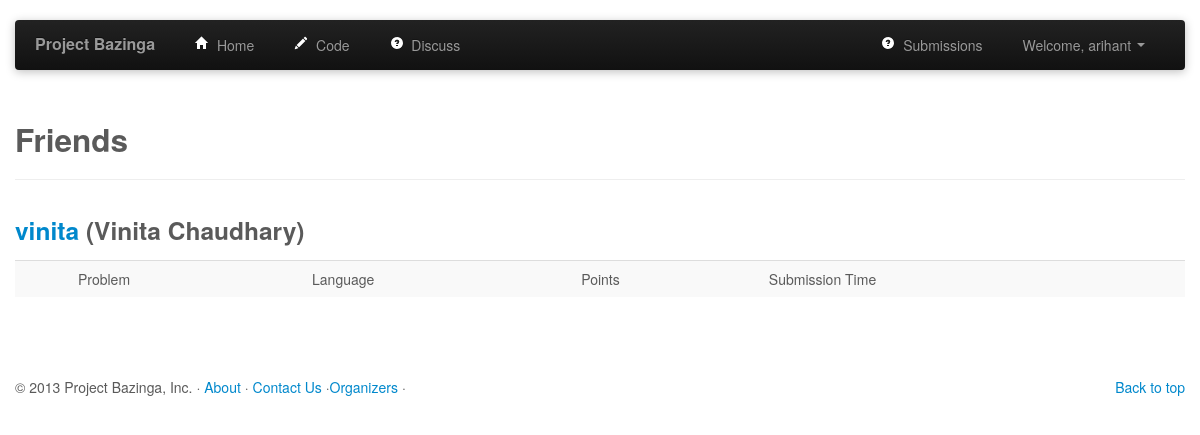
Page /profile/follow/-1 (signed in) on the earlier database version.
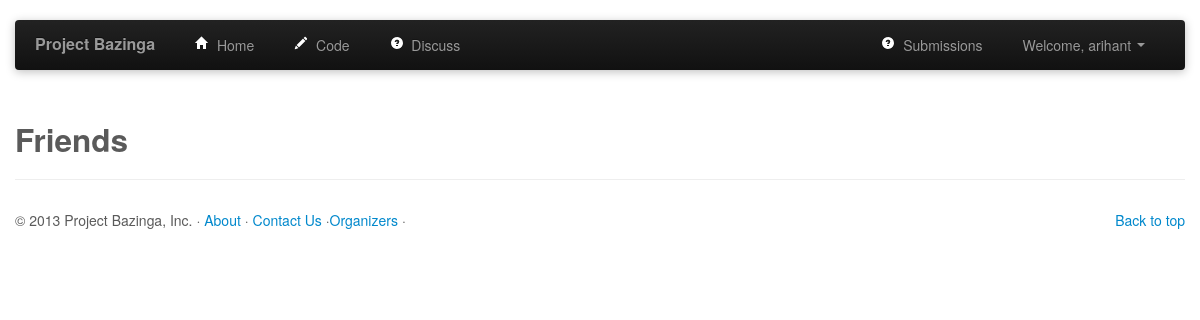
Same page on the later database version.
### tables this page shows
CREATE TABLE "users" (
    "user_id" INTEGER PRIMARY KEY AUTOINCREMENT ,
    "username" TEXT ,
    "password" TEXT ,
    "email" TEXT ,
    "name" TEXT ,
    "contact" TEXT,
    "profession" TEXT,
    "organization" TEXT,
    "website" TEXT
);

### profile_views.py (the view)
@profile_views.route('/profile/<path>')		#To display profile. Inputs id of user and renders profile page of that particular user
def profile(path):
    db = get_db()
    cur = db.execute('select * from users where user_id=?',[path])
    user = cur.fetchone()
    cur = db.execute('select * from follow where follower=? and following=?',[session['userId'],path])
    check=cur.fetchall()
    if int(path)==session['userId']:
	   flag=1     #1 - same user profile, 0-diff user and following, 2-diff user and not following
    elif check:
	   flag=0
    else:
	   flag=2
    return render_template('profile.html', user=user, flag=flag)

### profile_views.py (called while the page is built)
def get_db():
    top = _app_ctx_stack.top
    if not hasattr(top, 'sqlite_db'):
        sqlite_db = sqlite3.connect('database.db')
        sqlite_db.row_factory = sqlite3.Row
        top.sqlite_db = sqlite_db
    return top.sqlite_db

### templates/follow.html (shortened to what this page needs)
{% extends "header.html" %}
{% block body %}
<div class = "container" >
	<div class="page-header">
		<h2>Friends</h2>
	</div>
{% for i in following %}
	<h3><a href="/profile/{{i.following}}">{{i.username}}</a> ({{i.name}})</h3>
		<table class="table table-striped">
  			<th><td>Problem</td><td>Language</td><td>Points</td><td>Submission Time</td></th>
		</table>
	<br><br><br>
{% endfor %}
</div>
{% endblock %}

### templates/header.html (shortened to what this page needs)
<!DOCTYPE html>
<html lang="en">
  <head>
    <link href="{{ url_for('static', filename='css/bootstrap.css') }}" rel="stylesheet">
    <link href="{{ url_for('static', filename='css/style.css') }}" rel="stylesheet">
    <link href="{{ url_for('static', filename='css/editor.css') }}" rel="stylesheet">
  </head>
  <body>
    <div class="navbar-wrapper">
      <div class="container">
        <div class="navbar navbar-inverse">
          <div class="navbar-inner">
            <a class="brand" href="/">Project Bazinga</a>
            <div class="nav-collapse collapse">
              <ul class="nav">
                <li > <a href="/home"><i class="icon-home icon-white"></i>&nbsp; Home</a></li>
                <li><a href="/code"><i class="icon-pencil icon-white"></i>&nbsp; Code</a></li>
                <li><a href="/discuss"><i class="icon-question-sign icon-white"></i>&nbsp; Discuss</a></li>
              </ul>
              <ul class="nav pull-right">
                {% if not session.logged_in  %}
                <li class="dropdown">
                  <a class="dropdown-toggle" href="" data-toggle="dropdown"><span {% if error %} class="text-error " {% endif %} > Sign In <strong class="caret"></strong> </span ></a>
                  <div class="dropdown-menu" style="padding: 15px; padding-bottom: 0px;">
                    <form method="post" action="/login" accept-charset="UTF-8">
                      {% if error %}
                        <div class="alert alert-error">
                          <a class="close" data-dismiss="alert" href="#">×</a>Invalid Username or Password!
                        </div>
                      {% endif %}
                      <input style="margin-bottom: 15px;" type="text" placeholder="Username" id="username" name="username">
                      <input style="margin-bottom: 15px;" type="password" placeholder="Password" id="password" name="password">
                      <input style="float: left; margin-right: 10px;" type="checkbox" name="remember-me" id="remember-me" value="1">
                      <label class="string optional" for="user_remember_me"> Remember me</label>
                      <input class="btn btn-primary btn-block" type="submit" id="sign-in" value="Sign In">
                      <li class="divider"></li>
                      <div >
                        <a href = "/register" >Register </a> | <a href = "/forgot">Forgot Password </a>
                      </div>
                    </form>
                  </div>
                </li>
                {% else %}
                <li><a href="{{ url_for("contest_views.submissions", index=0) }}"><i class="icon-question-sign icon-white"></i>&nbsp; Submissions</a></li>
                <li class="dropdown">
                  <a href="#" class="dropdown-toggle " data-toggle="dropdown"> Welcome, {{ session.username }} <b class="caret"></b></a>
                  </li>
                {% endif %}
              </ul>
            </div>
          </div>
        </div>
      </div>
    </div>
      {% block body %}
      {% endblock %}
     <div id="footer">
     <div class="container ">
      <footer>
        <p class="pull-right"><a href="#">Back to top</a></p>
        <p>&copy; 2013 Project Bazinga, Inc. &middot; <a href="/about">About</a> &middot; <a href="/contact">Contact Us</a> &middot;<a href="/admin">Organizers</a> &middot;</p>
      </footer>
  </body>
</html>

### static/css/style.css (style rules this page uses)
body { padding-bottom: 40px; color: #5a5a5a; }
.navbar-wrapper { position: absolute; top: 0; left: 0; right: 0; z-index: 10; margin-top: 20px; margin-bottom: -90px; }
.navbar .navbar-inner { border: 0; -webkit-box-shadow: 0 2px 10px rgba(0,0,0,.25); -moz-box-shadow: 0 2px 10px rgba(0,0,0,.25); box-shadow: 0 2px 10px rgba(0,0,0,.25); }
.navbar .brand { padding: 14px 20px 16px; font-size: 16px; font-weight: bold; text-shadow: 0 -1px 0 rgba(0,0,0,.5); }
.navbar .nav > li > a { padding: 15px 20px; }

Differences in the rows shown:
removed users: username "vinita", name "Vinita Chaudhary"
